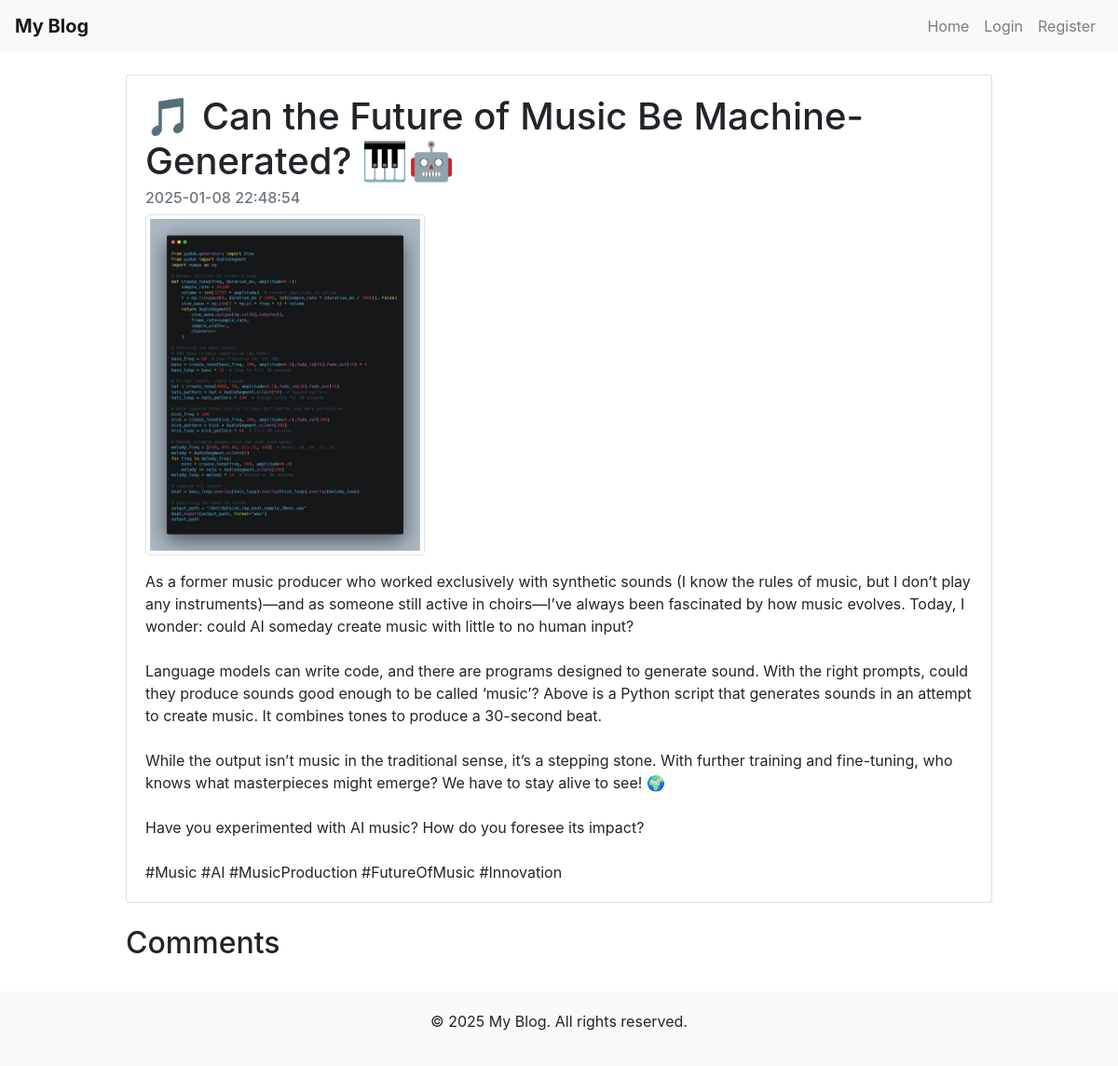
Page /article/3 on the committed database.
### app.py (models this page shows)
class Article(db.Model):
    id = db.Column(db.Integer, primary_key=True)
    title = db.Column(db.String(150), nullable=False)
    content = db.Column(db.Text, nullable=False)
    date = db.Column(db.String(100), nullable=False)
    author_id = db.Column(db.Integer, db.ForeignKey('user.id'), nullable=False)
    comments = db.relationship('Comment', backref='article', lazy=True)
    image = db.Column(db.String(200), nullable=True)

### app.py (the view)
@app.route('/article/<int:id>')
def article(id):
    article = Article.query.get_or_404(id)
    comments = Comment.query.filter_by(article_id=id).all()
    print(f"Article: {article.title}, Comments: {comments}")  # Debug print statement
    return render_template('article.html', article=article, comments=comments)

### app.py (called while the page is built)
@app.template_filter('nl2br')
def nl2br(value):
    return Markup(value.replace('\n', '<br>\n'))

@app.context_processor
def inject_now():
    return {'current_year': datetime.now().year}

### templates/article.html (shortened to what this page needs)
{% extends "base.html" %}
{% block content %}
<div class="card my-4">
    <div class="card-body">
        <h1 class="card-title">{{ article.title }}</h1>
        <h6 class="card-subtitle mb-2 text-muted">{{ article.date }}</h6>
        {% if article.image %}
        <img src="{{ url_for('static', filename=article.image) }}" alt="Article Image" class="img-thumbnail mb-3" style="max-width: 300px;">
        {% endif %}
        <div class="card-text">{{ article.content | nl2br }}</div>
    </div>
</div>
<h2>Comments</h2>
{% endblock %}

### templates/base.html (style rules this page uses)
body { padding-top: 56px; }
.card { margin-bottom: 20px; }

### rows in the picture
Article: title "🎵 Can the Future of Music Be Machine-Generated? 🎹🤖", date "2025-01-08 22:48:54", image (picture), content "As a former music producer who worked exclusively with synthetic sounds (I know the rules of music, but I don’t play any instruments)—and as someone still active in choirs—I’ve always been fascinated by how music evolves. Today, I wonder: could AI someday create music with little to no human input? Language models can write code, and there are programs designed to generate sound. With the right prompts, could they produce sounds good enough to be called ‘music’? Above is a Python script that generates sounds in an attempt to create music. It combines tones to produce a 30-second beat. While the output isn’t music in the traditional sense, it’s a stepping stone. With further training and…"
